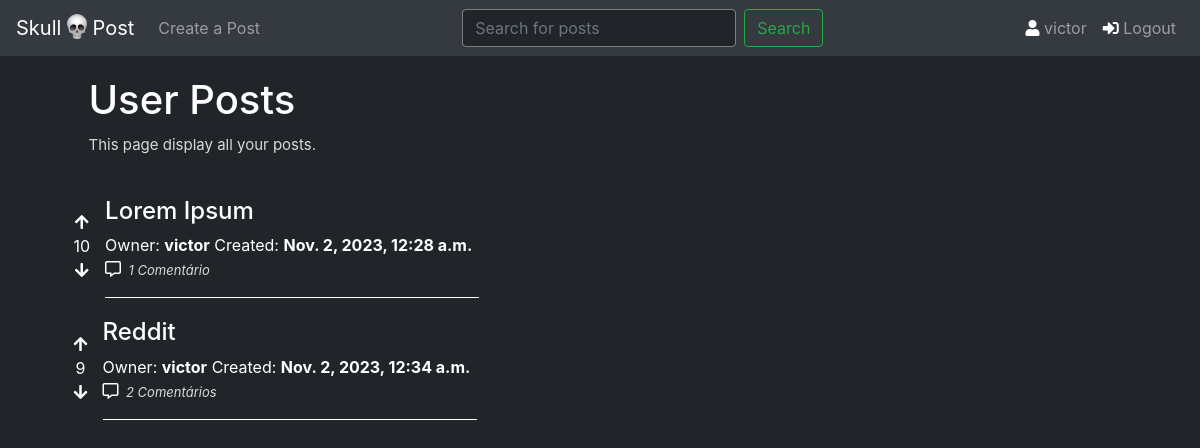
Page /user/victor (signed in) on the committed database.
### blog/models.py (models this page shows, shortened)
class User(AbstractUser):
    pass

class Post(models.Model):
    title = models.CharField(max_length=64, default="", blank=False)
    owner = models.ForeignKey(User, on_delete=models.CASCADE, blank=False, null=True, related_name="owned_posts")
    content = models.TextField()
    votes = models.IntegerField(default=0)
    date_published = models.DateTimeField(auto_now_add=True)

class Comment(models.Model):
    user = models.ForeignKey(User, on_delete=models.CASCADE, blank=False, null=True, related_name="made_comments")
    post = models.ForeignKey(Post, on_delete=models.CASCADE, blank=False, null=True, related_name="comments")
    text = models.TextField()
    comment_date = models.DateTimeField(auto_now_add=True)

### blog/views.py (the view)
# urls.py: path("user/<str:username>", views.user_page, name="user_page"),
@login_required(login_url="/login")
def user_page(request, username):
    user = User.objects.get(username=username)
    owned_posts = user.owned_posts.all()
    return render(request, "blog/user_page.html", context={
        "user": user,
        "owned_posts": owned_posts,
    })

### blog/templates/blog/user_page.html (shortened to what this page needs)
{% extends 'blog/layout.html' %}
{% block body %}
    <div class="container-fluid" style="width: 90%;">
        <div style="margin-bottom: 30px;">
            <h1>User Posts</h1>
            <span style="font-size: 15px; color: #d7dadc;">This page display all your posts.</span>
        </div>
        {% for post in owned_posts %}
            <div class="row align-items-center" style="margin-bottom: 10px;">
                <div class="col-1-sm text-center" style="margin-top: 7px;">
                    <div>
                        <a href="{% url 'post_vote' post.pk 'up_vote' %}"><span class="fas fa-arrow-up vote-up"></span></a>
                        <span>{{post.votes}}</span>
                        <a href="{% url 'post_vote' post.pk 'down_vote' %}"><span class="fas fa-arrow-down vote-down"></span></a>
                    </div>
                </div>
                <div class="col-11">
                    <a href="{% url 'post_page' post.pk %}">
                        <div style="padding-top: 10px; border-bottom: 1px solid white; width: 40%;">
                            <h4>{{post.title}}</h4>
                            <p>
                                Owner: <strong>{{post.owner}}</strong>
                                Created: <strong>{{post.date_published}}</strong> <br>
                                <span class="far fa-comment-alt" style="margin-right: 3px;"></span>
                                {% if post.comments.all|length == 1 %}
                                    <i style="font-size: 13px; color: #d7dadc;">{{post.comments.all|length}} Comentário</i>
                                {% else %}
                                    <i style="font-size: 13px; color: #d7dadc;">{{post.comments.all|length}} Comentários</i>
                                {% endif %}
                            </p>
                        </div>
                    </a>
                </div>
            </div>
        {% endfor %}
    </div>
{% endblock %}

### blog/templates/blog/layout.html (shortened to what this page needs)
{% load static %}
<!DOCTYPE html>
<html lang="en">
    <head>
        <link rel="stylesheet" href="https://use.fontawesome.com/releases/v5.5.0/css/all.css"
>
        <link rel="stylesheet" href="https://maxcdn.bootstrapcdn.com/bootstrap/4.1.3/css/bootstrap.min.css">
        <link rel="stylesheet" href="{% static 'blog/styles.css' %}">
    </head>
    <body>
        <nav class="navbar navbar-expand-md bg-dark navbar-dark sticky-top">
            <a class="navbar-brand " href="{% url 'index' %}"> Skull
                <img class="skull-emoji" src="{% static 'blog/skull.ico' %}" alt="" height="25" width="20"> Post
            </a>
            <div id="navb" class="navbar-collapse collapse hide">
                <ul class="navbar-nav mr-auto">
                    <li class="nav-item">
                        <a class="nav-link" href="{% url 'add_post' %}">Create a Post</a>
                    </li>
                </ul>
                <form class="form-inline my-2 my-lg-0" action="{% url 'search' %}" method="get">
                    <input class="form-control mr-sm-2" type="search" placeholder="Search for posts" aria-label="Search" name="search">
                    <button class="btn btn-outline-success my-2 my-sm-0" type="submit">Search</button>
                </form>
                <ul class="nav navbar-nav ml-auto">
                    {% if request.user.is_authenticated %}
                        <li class="nav-item">
                            <a class="nav-link" href="{% url 'user_page' request.user %}"><span class="fas fa-user"></span> {{request.user}}</a>
                        </li>
                        <li class="nav-item">
                            <a class="nav-link" href="{% url 'logout' %}"><span class="fas fa-sign-in-alt"></span> Logout</a>
                        </li>
                    {% endif %}
                </ul>
            </div>
        </nav>
        <div class="container-fluid" style="margin-top: 20px;">
            {% block body %}
            {% endblock %}
        </div>
    </body>
</html>

### blog/static/blog/styles.css (style rules this page uses)
body { background-color: #212529; }
label, h1, h2, h3, h4, p, span { color: white; }
.form-control { background-color: #212529; border: 1px solid grey; color: #d7dadc; }
a span { transition: all 0.3s linear; }
.skull-emoji { position: relative; bottom: 3px }

### rows in the picture
User: user "victor"
Post: votes "10", title "Lorem Ipsum", owner "victor", date_published "Nov. 2, 2023, 12:28 a.m.", comments.all|length "1"
Post: votes "9", title "Reddit", owner "victor", date_published "Nov. 2, 2023, 12:34 a.m.", comments.all|length "2"
